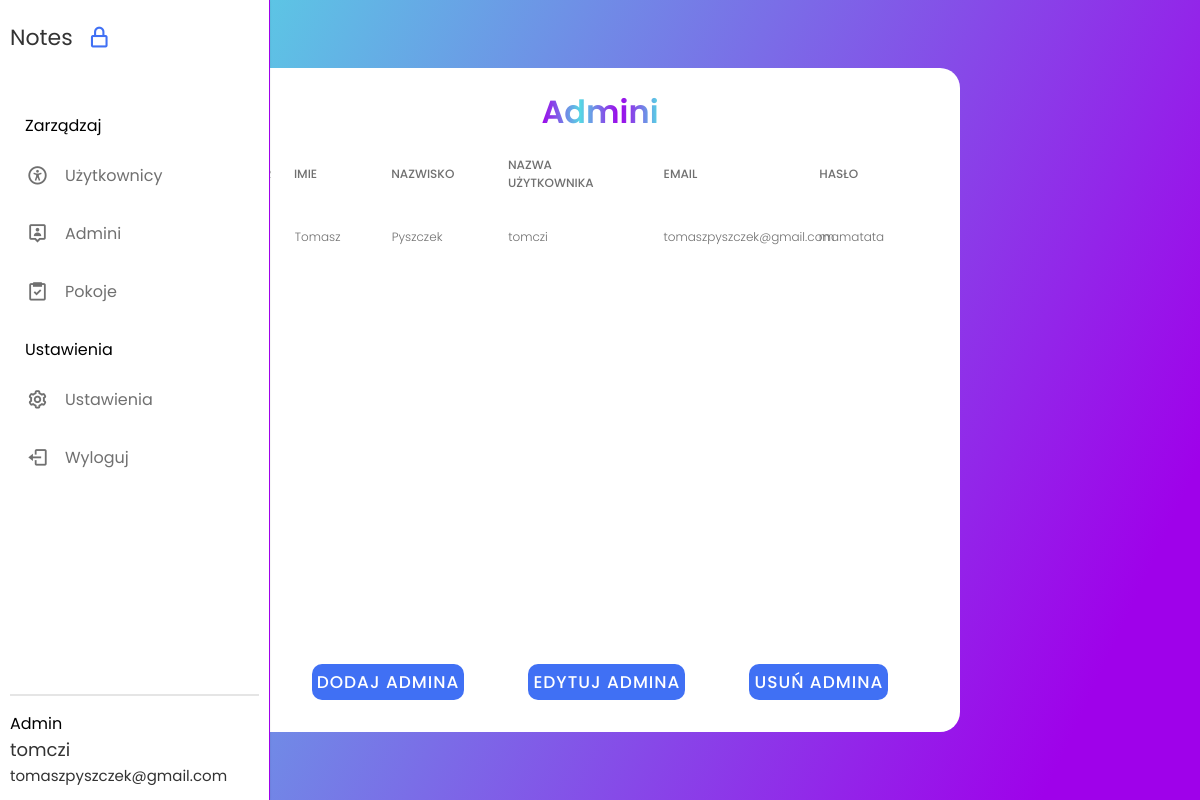
Page /admin_panel_admins.php (signed in) on the committed database.
### tables this page shows
CREATE TABLE `user` (
  `user_id` int(11) NOT NULL,
  `isadmin` tinyint(1) NOT NULL DEFAULT 0,
  `username` varchar(45) NOT NULL,
  `mail` varchar(45) NOT NULL,
  `password` varchar(20) NOT NULL,
  `name` varchar(20) NOT NULL,
  `surname` varchar(25) NOT NULL
);

### admin_panel_admins.php (the view, shortened to what this page needs)
<?php
include "config/config.php";
$pdo = new PDO("mysql:host=$host;dbname=$dbname", $user, $password);
$sql = "SELECT * FROM user WHERE isadmin = 1";
$statement = $pdo->prepare($sql);
$statement->execute();
$admins = $statement->fetchAll(PDO::FETCH_ASSOC);
?>
<!DOCTYPE html>
<html lang="en">
  <head>
    <link rel="stylesheet" href="create_room_style.css" />
    <link flex href="https://unpkg.com/boxicons@2.1.4/css/boxicons.min.css" rel="stylesheet" />
  </head>
  <body>
    <nav class="sidebar hoverable">
      <div class="logo_items flex">
        <span class="logo_name">Notes</span>
        <i class="bx bx-lock-alt" id="lock-icon" title="Unlock Sidebar"></i>
      </div>
      <div class="menu_container">
        <div class="menu_items">
          <ul class="menu_item">
            <div class="menu_title flex">
              <span class="title">Zarządzaj</span>
            </div>
            <li class="item">
              <a href="admin_panel_users.php" class="link flex">
                <i class="bx bx-universal-access"></i>
                <span>Użytkownicy</span>
              </a>
            </li>
            <li class="item">
                <a href="admin_panel_admins.php" class="link flex">
                  <i class="bx bx-user-pin"></i>
                  <span>Admini</span>
                </a>
              </li>
              <li class="item">
                <a href="admin_panel_rooms.php" class="link flex">
                  <i class="bx bx-task"></i>
                  <span>Pokoje</span>
                </a>
              </li>
          <ul class="menu_item">
            <div class="menu_title flex">
              <span class="title">Ustawienia</span>
            </div>
            <li class="item">
              <a href="#" class="link flex">
                <i class="bx bx-cog"></i>
                <span>Ustawienia</span>
              </a>
            </li>
            <li class="item">
              <a href="logout.php" class="link flex">
                <i class="bx bx-log-out"></i>
                <span>Wyloguj</span>
              </a>
            </li>
          </ul>
        </div>
        <div class="sidebar_profile flex">
          <div class="data_text">
            <span class="admin">Admin</span><br>
            <span class="name"><?php echo $_SESSION['username'] ?> <br></span>
            <span class="email"><?php echo $_SESSION['mail'] ?></span>
          </div>
        </div>
      </div>
    </nav>
    <div class="tasks-section">
        <span class="title">Admini</span>
        <div class="tbl-header">
            <table cellpadding="0" cellspacing="0" border="0">
              <thead>
                <tr>
                  <th width="2%">Nr</th>
                  <th width="5%">Imie</th>
                  <th width="6%">Nazwisko</th>
                  <th width="8%">Nazwa użytkownika</th>
                  <th width="8%">Email</th>
                  <th width="8%">Hasło</th>
                </tr>
              </thead>
            </table>
          </div>
          <div class="tbl-content">
            <table id="table" cellpadding="0" cellspacing="0" border="0">
            <tbody>
              <?php foreach ($admins as $index => $admin) {
                $adminId = $admin['user_id'];
                $name = $admin['name'];
                $surname = $admin['surname'];
                $username = $admin['username'];
                $mail = $admin['mail'];
                $password = $admin['password'];
              ?>
              <tr>
                <td width="2%"><?php echo $adminId; ?></td>
                <td width="5%"><?php echo $name; ?></td>
                <td width="6%"><?php echo $surname; ?></td>
                <td width="8%"><?php echo $username; ?></td>
                <td width="8%"><?php echo $mail; ?></td>
                <td width="8%"><?php echo $password; ?></td>
              </tr>
              <?php } ?>
            </tbody>
            </table>
          </div>
        <div class="btn-section">
            <div>
                <input type="submit" value="Dodaj admina" onclick="popupAdd();">
            </div>
            <div>
                <input type="submit" value="Edytuj admina" onclick="popupEdit();">
            </div>
            <div>
                <input type="submit" value="Usuń admina" id="delete-admin-btn">
            </div>
        </div>
    </div>
  </body>
</html>

### create_room_style.css (style rules this page uses)
* { margin: 0; padding: 0; outline: none; box-sizing: border-box; font-family: 'Poppins', sans-serif; }
body { display: flex; align-items: center; justify-content: center; min-height: 100vh; padding: 10px; font-family: 'Poppins', sans-serif; background: linear-gradient(115deg, #56d8e4 10%, #9f01ea 90%); }
.flex { display: flex; align-items: center; }
.sidebar { border-right: 1px solid #9f01ea; position: fixed; top: 0; left: 0; height: 100%; width: 270px; background: #fff; padding: 15px 10px; box-shadow: 0 0 2px rgba(0, 0, 0, 0.1); transition: all 0.4s ease; }
.logo_items { gap: 8px; }
.logo_name { font-size: 22px; color: #333; font-weight: 500px; transition: all 0.3s ease; align-items: center; }
#lock-icon, #sidebar-close { padding: 10px; color: #4070f4; font-size: 25px; cursor: pointer; margin-left: -4px; transition: all 0.3s ease; }
.menu_container { display: flex; flex-direction: column; justify-content: space-between; margin-top: 40px; overflow-y: auto; height: calc(100% - 82px); }
.menu_title { position: relative; height: 50px; width: 55px; }
.menu_title .title { margin-left: 15px; transition: all 0.3s ease; }
.item { list-style: none; }
.link { text-decoration: none; border-radius: 8px; margin-bottom: 8px; color: #707070; }
.link span { white-space: nowrap; }
.link i { height: 50px; min-width: 55px; display: flex; font-size: 22px; align-items: center; justify-content: center; border-radius: 4px; }
.sidebar_profile { padding-top: 15px; margin-top: 15px; gap: 15px; border-top: 2px solid rgba(0, 0, 0, 0.1); }
.sidebar_profile .name { font-size: 18px; color: #333; }
.sidebar_profile .email { font-size: 15px; color: #333; }
.tasks-section { display: flex; flex-direction: column; flex-wrap: nowrap; justify-content: flex-start; align-items: center; align-content: center; background-color: #fff; width: 60vw; border-radius: 20px; }
.tasks-section .title { margin-top: 20px; font-size: 32px; font-weight: 600; font-family: 'Poppins', sans-serif; background: -webkit-linear-gradient(right, #56d8e4, #9f01ea, #56d8e4, #9f01ea); -webkit-background-clip: text; -webkit-text-fill-color: transparent; }
.btn-section { margin-top:20px; display: flex; flex-direction: row; flex-wrap: nowrap; justify-content: center; align-items: center; align-content: center; }
.btn-section div { margin: 2em; }
.btn-section div input { border-radius: 10px; padding: 5px; border: none; color: #fff; font-size: 17px; font-weight: 500; text-transform: uppercase; letter-spacing: 1px; cursor: pointer; position: relative; z-index: 2; background: #4070f4; transition: all 0.4s; }
table { width:100%; table-layout: fixed; }
.tbl-header { background-color: rgba(255,255,255,0.3); }
.tbl-content { height:400px; overflow-x:auto; margin-top: 0px; border: 1px solid rgba(255,255,255,0.3); }
th { padding: 20px 15px; text-align: left; font-weight: 500; font-size: 12px; color: #707070; text-transform: uppercase; }
td { padding: 15px; text-align: left; vertical-align:middle; font-weight: 300; font-size: 12px; color: #707070; border-bottom: solid 1px rgba(255,255,255,0.1); }

### rows in the picture
user: name "Tomasz", surname "Pyszczek", username "tomczi", mail "tomaszpyszczek@gmail.com", password "mamatata"

### other values in the picture
$_SESSION['username'] "tomczi"
$_SESSION['mail'] "tomaszpyszczek@gmail.com"
